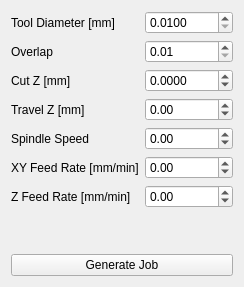
                  <widget class="QWidget" name="nc_area_bottom_page">
                   <layout class="QGridLayout" name="gridLayout_7">
                    <item row="3" column="0">
                     <widget class="QLabel" name="nc_bottom_travel_z_la">
                      <property name="text">
                       <string>Travel Z [mm]</string>
                      </property>
                     </widget>
                    </item>
                    <item row="9" column="0" colspan="2">
                     <widget class="QPushButton" name="nc_bottom_generate_pb">
                      <property name="text">
                       <string>Generate Job</string>
                      </property>
                     </widget>
                    </item>
                    <item row="4" column="0">
                     <widget class="QLabel" name="nc_bottom_spindle_speed_la">
                      <property name="text">
                       <string>Spindle Speed</string>
                      </property>
                     </widget>
                    </item>
                    <item row="0" column="1">
                     <widget class="QDoubleSpinBox" name="nc_bottom_tool_diameter_dsb">
                      <property name="accelerated">
                       <bool>true</bool>
                      </property>
                      <property name="decimals">
                       <number>4</number>
                      </property>
                      <property name="minimum">
                       <double>0.010000000000000</double>
                      </property>
                      <property name="maximum">
                       <double>100.000000000000000</double>
                      </property>
                      <property name="singleStep">
                       <double>0.000100000000000</double>
                      </property>
                     </widget>
                    </item>
                    <item row="1" column="1">
                     <widget class="QDoubleSpinBox" name="nc_bottom_overlap_dsb">
                      <property name="decimals">
                       <number>2</number>
                      </property>
                      <property name="minimum">
                       <double>0.010000000000000</double>
                      </property>
                      <property name="maximum">
                       <double>1.000000000000000</double>
                      </property>
                      <property name="singleStep">
                       <double>0.010000000000000</double>
                      </property>
                     </widget>
                    </item>
                    <item row="2" column="1">
                     <widget class="QDoubleSpinBox" name="nc_bottom_cut_z_dsb">
                      <property name="accelerated">
                       <bool>true</bool>
                      </property>
                      <property name="decimals">
                       <number>4</number>
                      </property>
                      <property name="minimum">
                       <double>-9999.000000000000000</double>
                      </property>
                      <property name="maximum">
                       <double>9999.000000000000000</double>
                      </property>
                      <property name="singleStep">
                       <double>0.000100000000000</double>
                      </property>
                     </widget>
                    </item>
                    <item row="2" column="0">
                     <widget class="QLabel" name="nc_bottom_cut_z_la">
                      <property name="text">
                       <string>Cut Z [mm]</string>
                      </property>
                     </widget>
                    </item>
                    <item row="7" column="1">
                     <widget class="QDoubleSpinBox" name="nc_bottom_z_feed_rate_dsb">
                      <property name="accelerated">
                       <bool>true</bool>
                      </property>
                      <property name="decimals">
                       <number>2</number>
                      </property>
                      <property name="minimum">
                       <double>-9999.000000000000000</double>
                      </property>
                      <property name="maximum">
                       <double>9999.000000000000000</double>
                      </property>
                     </widget>
                    </item>
                    <item row="1" column="0">
                     <widget class="QLabel" name="nc_bottom_overlap_la">
                      <property name="text">
                       <string>Overlap</string>
                      </property>
                     </widget>
                    </item>
                    <item row="0" column="0">
                     <widget class="QLabel" name="nc_bottom_tool_diameter_la">
                      <property name="text">
                       <string>Tool Diameter [mm]</string>
                      </property>
                     </widget>
                    </item>
                    <item row="8" column="0" colspan="2">
                     <spacer name="nc_bottom_vertical_spacer">
                      <property name="orientation">
                       <enum>Qt::Orientation::Vertical</enum>
                      </property>
                      <property name="sizeHint" stdset="0">
                       <size>
                        <width>20</width>
                        <height>40</height>
                       </size>
                      </property>
                     </spacer>
                    </item>
                    <item row="4" column="1">
                     <widget class="QDoubleSpinBox" name="nc_bottom_spindle_speed_dsb">
                      <property name="accelerated">
                       <bool>true</bool>
                      </property>
                      <property name="decimals">
                       <number>2</number>
                      </property>
                      <property name="minimum">
                       <double>-9999.000000000000000</double>
                      </property>
                      <property name="maximum">
                       <double>9999.000000000000000</double>
                      </property>
                     </widget>
                    </item>
                    <item row="3" column="1">
                     <widget class="QDoubleSpinBox" name="nc_bottom_travel_z_dsb">
                      <property name="accelerated">
                       <bool>true</bool>
                      </property>
                      <property name="decimals">
                       <number>2</number>
                      </property>
                      <property name="minimum">
                       <double>-9999.000000000000000</double>
                      </property>
                      <property name="maximum">
                       <double>9999.000000000000000</double>
                      </property>
                      <property name="singleStep">
                       <double>0.010000000000000</double>
                      </property>
                     </widget>
                    </item>
                    <item row="6" column="1">
                     <widget class="QDoubleSpinBox" name="nc_bottom_xy_feed_rate_dsb">
                      <property name="accelerated">
                       <bool>true</bool>
                      </property>
                      <property name="decimals">
                       <number>2</number>
                      </property>
                      <property name="minimum">
                       <double>-9999.000000000000000</double>
                      </property>
                      <property name="maximum">
                       <double>9999.000000000000000</double>
                      </property>
                     </widget>
                    </item>
                    <item row="7" column="0">
                     <widget class="QLabel" name="nc_bottom_z_feed_rate_la">
                      <property name="text">
                       <string>Z Feed Rate [mm/min]</string>
                      </property>
                     </widget>
                    </item>
                    <item row="6" column="0">
                     <widget class="QLabel" name="nc_bottom_xy_feed_rate_la">
                      <property name="text">
                       <string>XY Feed Rate [mm/min]</string>
                      </property>
                     </widget>
                    </item>
                   </layout>
                  </widget>
